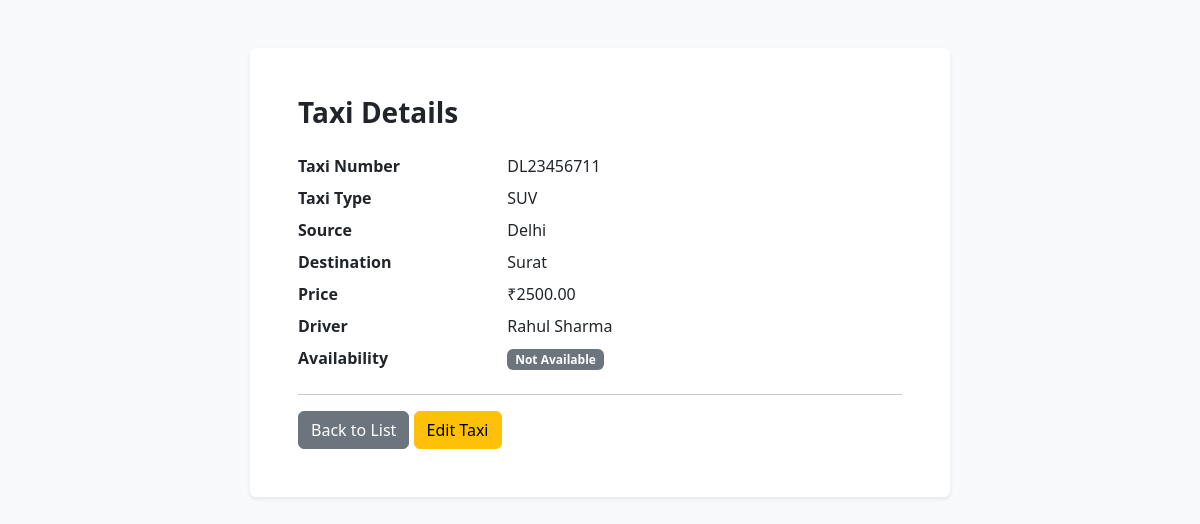
Page /taxis/2/ (signed in) on the earlier database version.
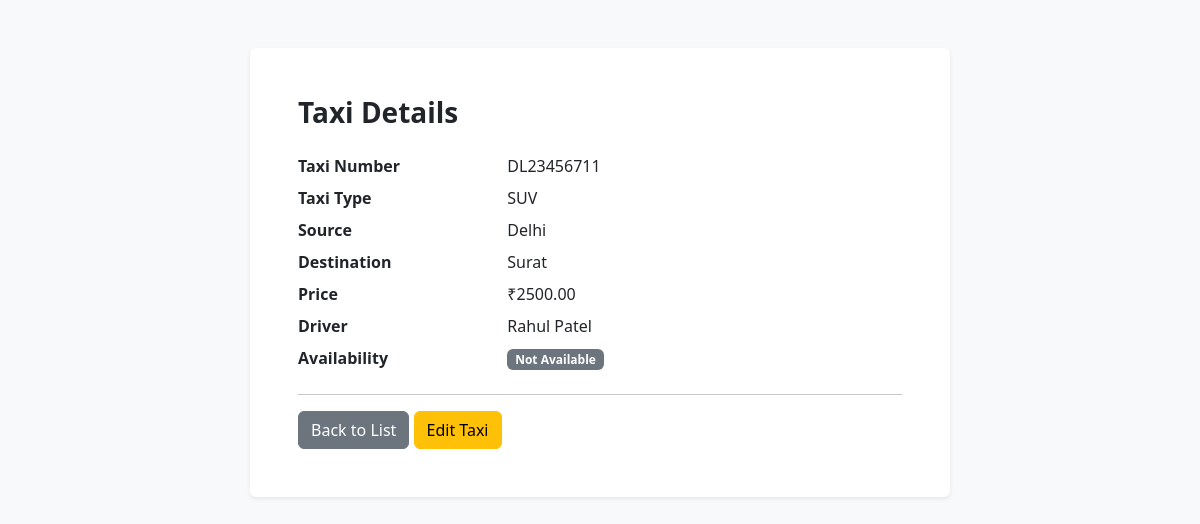
Same page on the later database version.
### core/models.py (models this page shows, shortened)
class Taxi(models.Model):
    number = models.CharField(max_length=20, unique=True)
    type = models.CharField(max_length=50)
    source = models.CharField(max_length=100)
    destination = models.CharField(max_length=100)
    price = models.DecimalField(max_digits=10, decimal_places=2)
    availability = models.BooleanField(default=True)
    driver = models.ForeignKey(
        Driver,
        on_delete=models.CASCADE,
        related_name='taxis',
    )

class Driver(models.Model):
    name = models.CharField(max_length=100)
    email = models.EmailField(unique=True)
    license_number = models.CharField(
        max_length=50,
        unique=True
    )
    mobile = models.CharField(max_length=15)
    taxi_number = models.CharField(max_length=20, blank=True)
    password = models.CharField(max_length=128)

### core/views.py (the view)
@user_passes_test(
    lambda user: user.is_authenticated and user.is_staff,
    login_url='admin_login',
)
def admin_taxi_detail(request, taxi_id):
    taxi = get_object_or_404(
        Taxi.objects.select_related('driver'),
        pk=taxi_id,
    )
    return render(
        request,
        'core/admin_taxi_detail.html',
        {'taxi': taxi},
    )

### core/templates/core/admin_taxi_detail.html (shortened to what this page needs)
<!DOCTYPE html>
<html lang="en">
<head>
    <link href="https://cdn.jsdelivr.net/npm/bootstrap@5.3.3/dist/css/bootstrap.min.css"
          rel="stylesheet">
</head>
<body class="bg-light">
<div class="container py-5">
    <div class="card border-0 shadow-sm mx-auto"
         style="max-width:700px">
        <div class="card-body p-4 p-md-5">
            <h1 class="h3 fw-bold mb-4">Taxi Details</h1>
            <dl class="row">
                <dt class="col-sm-4">Taxi Number</dt>
                <dd class="col-sm-8">{{ taxi.number }}</dd>
                <dt class="col-sm-4">Taxi Type</dt>
                <dd class="col-sm-8">{{ taxi.type }}</dd>
                <dt class="col-sm-4">Source</dt>
                <dd class="col-sm-8">{{ taxi.source }}</dd>
                <dt class="col-sm-4">Destination</dt>
                <dd class="col-sm-8">{{ taxi.destination }}</dd>
                <dt class="col-sm-4">Price</dt>
                <dd class="col-sm-8">₹{{ taxi.price|floatformat:2 }}</dd>
                <dt class="col-sm-4">Driver</dt>
                <dd class="col-sm-8">{{ taxi.driver.name|default:"Not assigned" }}</dd>
                <dt class="col-sm-4">Availability</dt>
                <dd class="col-sm-8">
                    {% if taxi.availability %}
                        <span class="badge bg-success">Available</span>
                    {% else %}
                        <span class="badge bg-secondary">Not Available</span>
                    {% endif %}
                </dd>
            </dl>
            <hr>
            <a href="{% url 'admin_taxi_list' %}"
               class="btn btn-secondary">Back to List</a>
            <a href="{% url 'admin_taxi_edit' taxi.id %}"
               class="btn btn-warning">Edit Taxi</a>
        </div>
    </div>
</div>
</body>
</html>

Differences in the rows shown:
changed Taxi "DL23456711": driver.name "Rahul Sharma" → "Rahul Patel"
